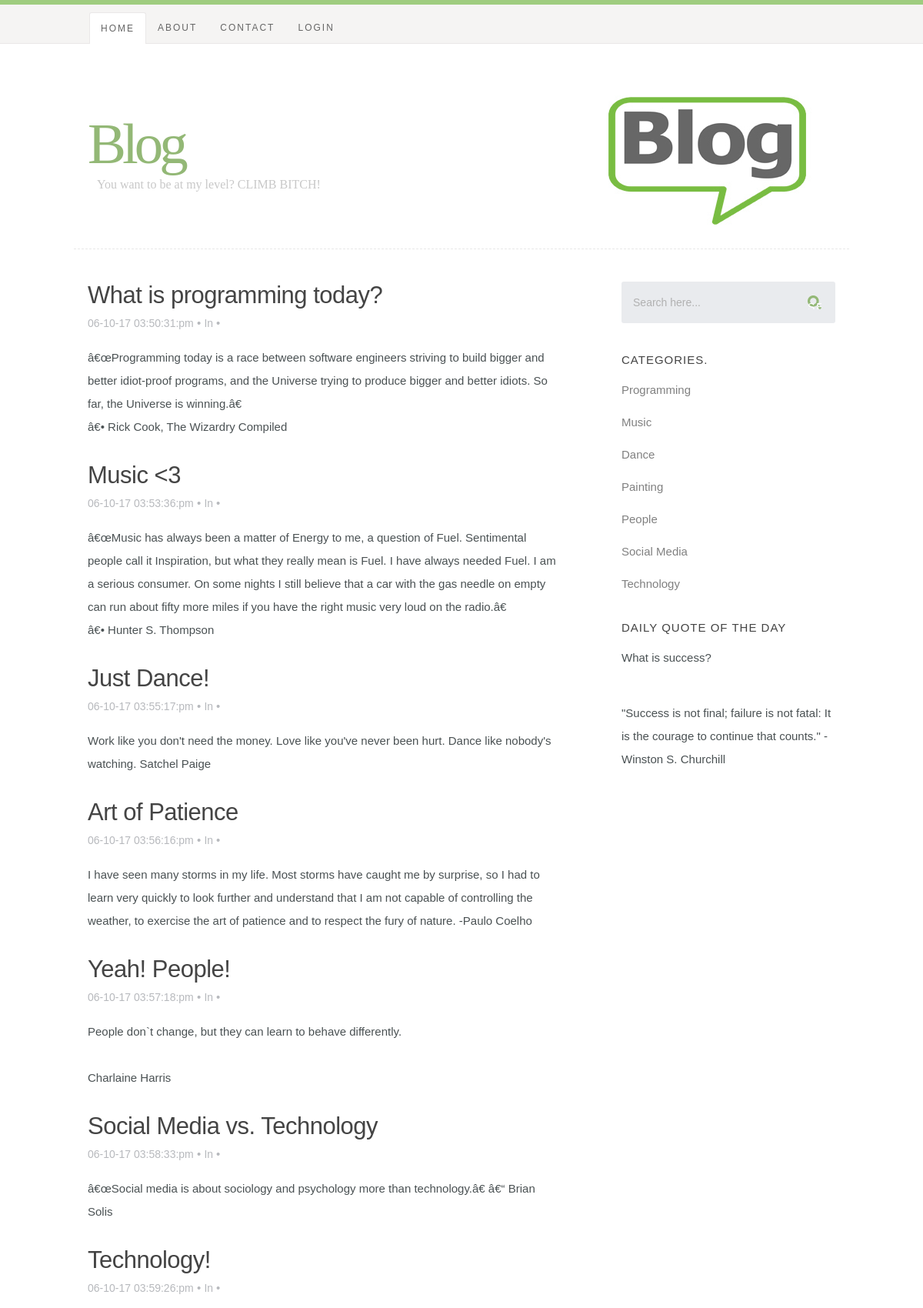
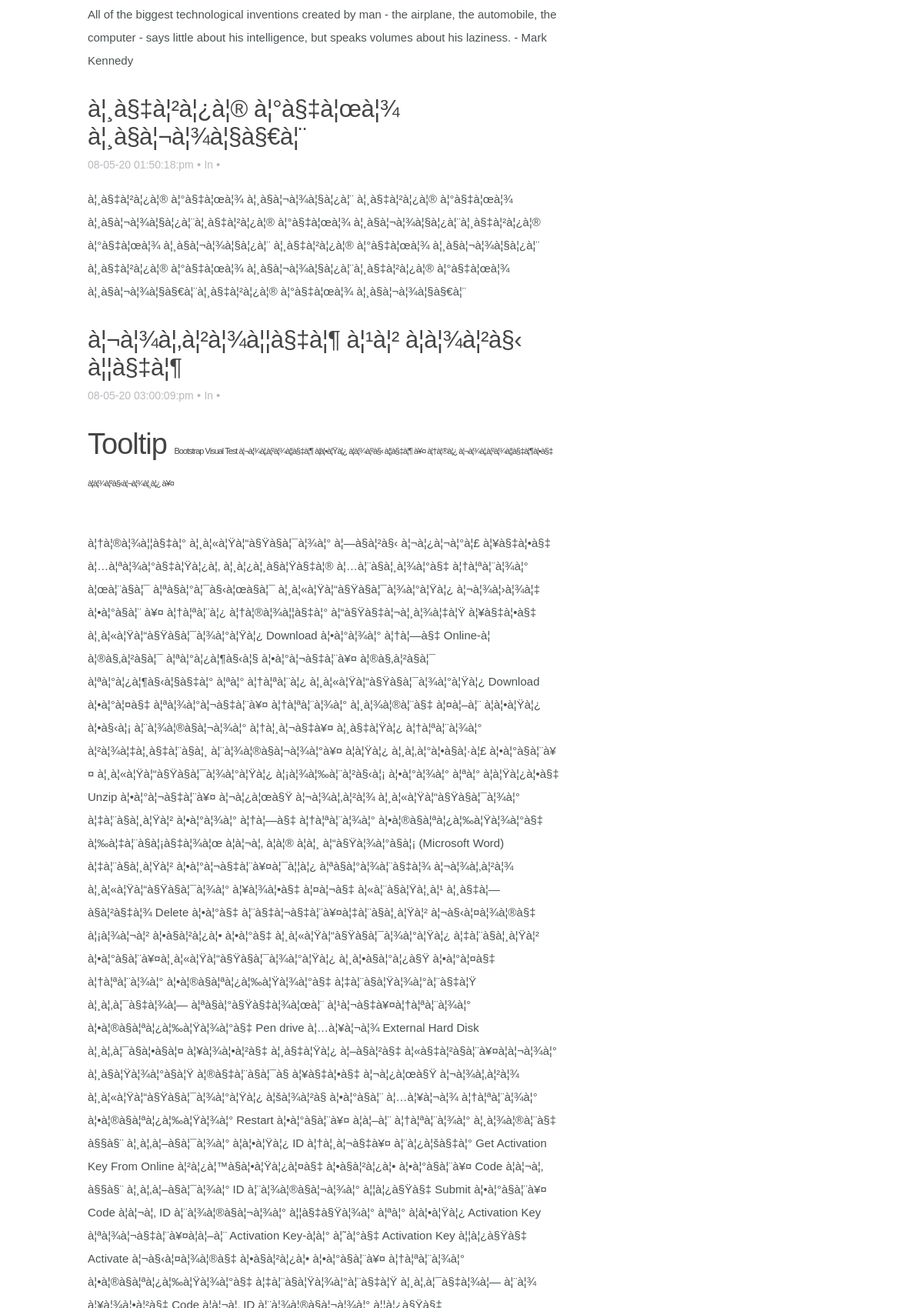
Screenshot of /search.php (upper part) with the database file from the repository (2 pictures, top to bottom).
### tables this page shows
CREATE TABLE `posts` (
  `id` int(6) NOT NULL,
  `cat_id` int(3) NOT NULL,
  `title` varchar(255) NOT NULL,
  `contents` text NOT NULL,
  `date_posted` datetime NOT NULL
);

CREATE TABLE `categories` (
  `id` int(3) NOT NULL,
  `name` text NOT NULL
);

### resources/functions/blog.php (called while the page is built, shortened)
<?php
function get_categories($id = null){
   $categories = array();
    $conn = mysqli_connect(DB_HOST,DB_USER,DB_PASS,DB_NAME);
   $query = mysqli_query($conn, "SELECT `id`,`name` FROM `categories` LIMIT 7");
   while($row = mysqli_fetch_assoc($query)){
    $categories[] = $row;
   }
   return $categories;
}

### search.php (the view, shortened to what this page needs)
<?php
include_once('resources/init.php');
?>
<?php require_once 'header.php'; ?>
<div id="content-wrap">
    <div class="row">
        <div id="main" class="eight columns">
            <article class="entry">
                <?php
                $query = "SELECT * FROM posts WHERE title LIKE '%$search%' || contents LIKE '%$search%'";
                $post = mysqli_query($conn, $query);
                if ($post) {
                    while ($result = mysqli_fetch_assoc($post)) {?>
                        <header class="entry-header">
                            <h2 class="entry-title">
                                <h2><a href='index.php?id=<?= $result['post_id']; ?>'><?= $result['title']; ?></a></h2>
                            </h2>
                            <div class="entry-meta">
                                <ul>
                                    <li> <?= date('d-m-y h:i:s:a', strtotime($result['date_posted'])); ?></li>
                                    <span class="meta-sep">&bull;</span>
                                    <li>
                                        <a href="#" title="" rel="category tag">In
                                    </li>
                                    <span class="meta-sep">&bull;</span>
                                </ul>
                            </div>
                        </header>
                            <div class="entry-content">
                                <p><?= nl2br($result['contents']); ?></p>
                            </div>
                    <?php }}else{?>
               <h3 style="color: red; text-align: center">Your Search Query Not Found !!</h3>;
                <?php } ?>
            </article>
        </div>
        <?php require_once 'sidebar.php'; ?>
    </div>
</div>
<?php require_once 'footer.php'; ?>

### sidebar.php (shortened to what this page needs)
<div id="sidebar" class="four columns">
    <div class="widget widget_search">
        <form action="search.php" method="get">
            <input type="text" name="search" value="Search here..."
                   onblur="if(this.value == '') { this.value = 'Search here...'; }"
                   onfocus="if (this.value == 'Search here...') { this.value = ''; }" class="text-search">
            <input type="submit" value="Search" class="submit-search">
        </form>
    </div>
    <div class="widget widget_categories group">
        <h3>Categories.</h3>
        <?php
        foreach (get_categories() as $category){
        ?>
        <p><a href="manage_category.php?id=<?= $category['id']; ?>"><?= $category['name']; ?></a>
            <?php
            }
            ?>
    </div>
    <div class="widget widget_text group">
        <h3>Daily Quote of the Day</h3>
        <p>What is success?</p><br/>
        <p>"Success is not final; failure is not fatal: It is the courage to continue that counts." -
            Winston S. Churchill</p>
    </div>
</div>

### css/default.css (style rules this page uses)
html, body, div, span, object, iframe, h1, h2, h3, h4, h5, h6, p, blockquote, pre, abbr, address, cite, code, del, dfn, em, img, ins, kbd, q, samp, small, strong, sub, sup, var, b, i, dl, dt, dd, ol, ul, li, fieldset, form, label, legend, table, caption, tbody, tfoot, thead, tr, th, td, article, aside, canvas, details, figcaption, figure, footer, header, hgroup, menu, nav, section, summary, time, mark, audio, video { margin: 0; padding: 0; border: 0; outline: 0; font-size: 100%; vertical-align: baseline; background: transparent; }
article,aside,details,figcaption,figure, footer,header,hgroup,menu,nav,section { display: block; }
*, *:before, *:after { -moz-box-sizing: border-box; -webkit-box-sizing: border-box; box-sizing: border-box; }
html { font-size: 62.5%; }
body { background: #fff; font-family: 'merriweather-regular', sans-serif; font-weight: normal; font-size: 15px; line-height: 30px; color: #4A5153; -webkit-font-smoothing: antialiased; -webkit-text-size-adjust: 100%; }
h1, h2, h3, h4, h5, h6 { color: #444; font-family: 'opensans-semibold', sans-serif; font-weight: normal; text-rendering: optimizeLegibility; }
h1 a, h2 a, h3 a, h4 a, h5 a, h6 a { font-weight: inherit; }
h1 { font-size: 38px; line-height: 42px; margin-bottom: 12px; letter-spacing: -1px; }
h2 { font-size: 28px; line-height: 36px; margin-bottom: 6px; }
h3 { font-size: 22px; line-height: 30px; margin-bottom: 12px; }
p { margin: 0 0 30px 0; }
small { font-size: 11px; line-height: inherit; }
a, a:visited { text-decoration: none; outline: 0; color:grey; -webkit-transition: color .3s ease-in-out; -moz-transition: color .3s ease-in-out; -o-transition: color .3s ease-in-out; transition: color .3s ease-in-out; }
p a, p a:visited { line-height: inherit; }
ul, ol { margin-bottom: 24px; margin-top: 12px; }
ul { list-style: none }
ul li { padding-left: 4px; }
.button, .button:visited, button, input[type="submit"], input[type="reset"], input[type="button"] { font: 14px/30px 'opensans-bold', sans-serif; background: #9CCF5F; color: #fff; display: inline-block; text-decoration: none; padding: 12px 20px; margin-bottom: 18px; border: none; cursor: pointer; height: auto; text-transform: uppercase; letter-spacing: 2px; text-align: center; -webkit-transition: all .2s ease-in-out; -moz-transition: all .2s ease-in-out; -o-transition: all .2s ease-in-out; -ms-transition: all .2s ease-in-out; transition: all .2s ease-in-out; border-radius: 3px; }
form { margin-bottom: 24px; }
input, button { -webkit-font-smoothing: antialiased; }
input[type="text"], input[type="password"], input[type="email"], textarea, select { display: block; padding: 12px 15px; margin: 0 0 24px 0; border: 0; outline: none; vertical-align: middle; max-width: 100%; background: #E9EBEE; color: #B1B1B1; font-family: 'opensans-regular', sans-serif; font-size: 14px; line-height: 30px; height: 54px; border-radius: 3px; }
.row { width: 94%; max-width: 1008px; margin: 0 auto; }
.row:before, .row:after { content: " "; display: table; }
.row:after { clear: both; }
.column, .columns { position: relative; padding: 0 18px; min-height: 1px; float: left; }
[class*="column"] + [class*="column"]:last-child { float: right; }
.four, .row .four { width: 33.33333%; }
.eight, .row .eight { width: 66.66667%; }
.group:before, .group:after { content: " "; display: table; }
.group:after { clear: both; }

### header.php (style rules this page uses)
body { background: url(css/img/header-content-bg_@2x1.png) repeat fixed 0 0 #fff; }

### rows the page displays
posts: title "What is programming today?", date_posted "06-10-17 03:50:31:pm", contents "â€œProgramming today is a race between software engineers striving to build bigger and better idiot-proof programs, and the Universe trying to produce bigger and better idiots. So far, the Universe is winning.â€ â€• Rick Cook, The Wizardry Compiled"
posts: title "Music <3", date_posted "06-10-17 03:53:36:pm", contents "â€œMusic has always been a matter of Energy to me, a question of Fuel. Sentimental people call it Inspiration, but what they really mean is Fuel. I have always needed Fuel. I am a serious consumer. On some nights I still believe that a car with the gas needle on empty can run about fifty more miles if you have the right music very loud on the radio.â€ â€• Hunter S. Thompson"
posts: title "Just Dance!", date_posted "06-10-17 03:55:17:pm", contents "Work like you don't need the money. Love like you've never been hurt. Dance like nobody's watching. Satchel Paige"
posts: title "Art of Patience", date_posted "06-10-17 03:56:16:pm", contents "I have seen many storms in my life. Most storms have caught me by surprise, so I had to learn very quickly to look further and understand that I am not capable of controlling the weather, to exercise the art of patience and to respect the fury of nature. -Paulo Coelho"
posts: title "Yeah! People!", date_posted "06-10-17 03:57:18:pm", contents "People don`t change, but they can learn to behave differently. Charlaine Harris"
posts: title "Social Media vs. Technology", date_posted "06-10-17 03:58:33:pm", contents "â€œSocial media is about sociology and psychology more than technology.â€ â€“ Brian Solis"
posts: title "Technology!", date_posted "06-10-17 03:59:26:pm", contents "All of the biggest technological inventions created by man - the airplane, the automobile, the computer - says little about his intelligence, but speaks volumes about his laziness. - Mark Kennedy"
posts: title "à¦¸à§‡à¦²à¦¿à¦® à¦°à§‡à¦œà¦¾ à¦¸à§à¦¬à¦¾à¦§à§€à¦¨", date_posted "08-05-20 01:50:18:pm", contents "à¦¸à§‡à¦²à¦¿à¦® à¦°à§‡à¦œà¦¾ à¦¸à§à¦¬à¦¾à¦§à¦¿à¦¨ à¦¸à§‡à¦²à¦¿à¦® à¦°à§‡à¦œà¦¾ à¦¸à§à¦¬à¦¾à¦§à¦¿à¦¨à¦¸à§‡à¦²à¦¿à¦® à¦°à§‡à¦œà¦¾ à¦¸à§à¦¬à¦¾à¦§à¦¿à¦¨à¦¸à§‡à¦²à¦¿à¦® à¦°à§‡à¦œà¦¾ à¦¸à§à¦¬à¦¾à¦§à¦¿à¦¨ à¦¸à§‡à¦²à¦¿à¦® à¦°à§‡à¦œà¦¾ à¦¸à§à¦¬à¦¾à¦§à¦¿à¦¨ à¦¸à§‡à¦²à¦¿à¦® à¦°à§‡à¦œà¦¾ à¦¸à§à¦¬à¦¾à¦§à¦¿à¦¨à¦¸à§‡à¦²à¦¿à¦® à¦°à§‡à¦œà¦¾ à¦¸à§à¦¬à¦¾à¦§à§€à¦¨à¦¸à§‡à¦²à¦¿à¦® à¦°à§‡à¦œà¦¾ à¦¸à§à¦¬à¦¾à¦§à§€à¦¨"
posts: title "à¦¬à¦¾à¦‚à¦²à¦¾à¦¦à§‡à¦¶ à¦¹à¦² à¦­à¦¾à¦²à§‹ à¦¦à§‡à¦¶", date_posted "08-05-20 03:00:09:pm", contents "Tooltip Bootstrap Visual Test à¦¬à¦¾à¦‚à¦²à¦¾à¦¦à§‡à¦¶ à¦à¦•à¦Ÿà¦¿ à¦­à¦¾à¦²à§‹ à¦¦à§‡à¦¶ à¥¤ à¦†à¦®à¦¿ à¦¬à¦¾à¦‚à¦²à¦¾à¦¦à§‡à¦¶à¦•à§‡ à¦­à¦¾à¦²à§‹à¦¬à¦¾à¦¸à¦¿ à¥¤"
categories: name "Programming"
categories: name "Music"
categories: name "Dance"
categories: name "Painting"
categories: name "People"
categories: name "Social Media"
categories: name "Technology"
